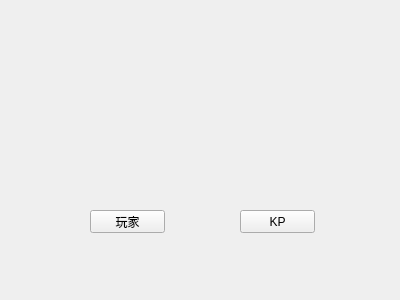
<?xml version="1.0" encoding="UTF-8"?>
<ui version="4.0">
 <class>Form</class>
 <widget class="QWidget" name="Form">
  <property name="geometry">
   <rect>
    <x>0</x>
    <y>0</y>
    <width>400</width>
    <height>300</height>
   </rect>
  </property>
  <property name="windowTitle">
   <string>Form</string>
  </property>
  <widget class="QPushButton" name="player_mode">
   <property name="geometry">
    <rect>
     <x>90</x>
     <y>210</y>
     <width>75</width>
     <height>23</height>
    </rect>
   </property>
   <property name="text">
    <string>玩家</string>
   </property>
  </widget>
  <widget class="QPushButton" name="keeper_mode">
   <property name="geometry">
    <rect>
     <x>240</x>
     <y>210</y>
     <width>75</width>
     <height>23</height>
    </rect>
   </property>
   <property name="text">
    <string>KP</string>
   </property>
  </widget>
 </widget>
 <resources/>
 <connections/>
</ui>
